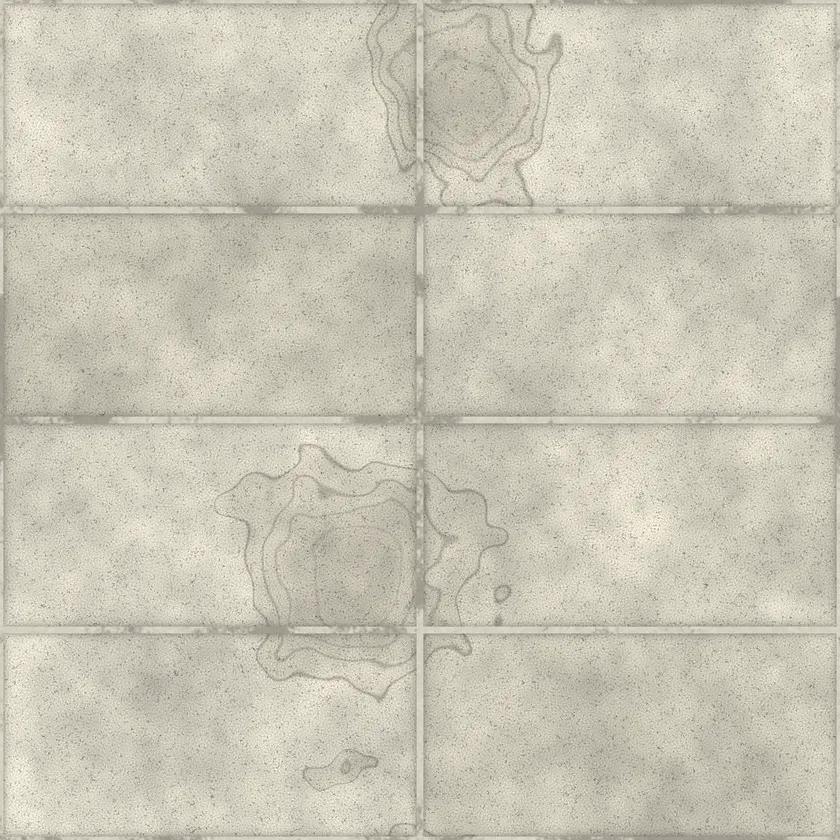
#> input picture site/beta/assets/CeilingTile_color-1024.815bdc2faf.webp, 840 x 840 px, shrunk from 1024 x 1024 before the run
$ python r3_grid.py ../../../../../../site/beta/assets/CeilingTile_color-1024.815bdc2faf.webp ../../../../../../site/beta/assets/CeilingTile_color-1024.fead5edfca.webp 5
#> lines starting #> are read from the running program, lines starting #| are printed output that depends on the picture
# usage: r3_grid.py <in.png> <out.jpg> <step> [x0 y0 x1 y1]   draws a labelled grid (optionally on a crop, labels in full-image coords)
import sys
from PIL import Image, ImageDraw, ImageFont
src, out, step = sys.argv[1], sys.argv[2], int(sys.argv[3])
im = Image.open(src).convert('RGB')
#> im is the input picture: PIL image 840x840 RGB; mean R, G, B 202.7, 198.3, 182.6
ox = oy = 0
if len(sys.argv) > 4:
    x0, y0, x1, y1 = map(int, sys.argv[4:8]); im = im.crop((x0, y0, x1, y1)); ox, oy = x0, y0
d = ImageDraw.Draw(im); f = ImageFont.load_default(size=18)
w, h = im.size
#> w = 840; h = 840
for x in range(((ox // step) + 1) * step - ox, w, step):
    d.line([(x, 0), (x, h)], fill=(0, 255, 255), width=1)
    for yy in range(0, h, step*3): d.text((x+2, yy+2), str(x+ox), fill=(255, 255, 0), font=f)
for y in range(((oy // step) + 1) * step - oy, h, step):
    d.line([(0, y), (w, y)], fill=(0, 255, 255), width=1)
    for xx in range(0, w, step*3): d.text((xx+2, y+2), str(y+oy), fill=(255, 128, 255), font=f)
im.save(out, quality=88)
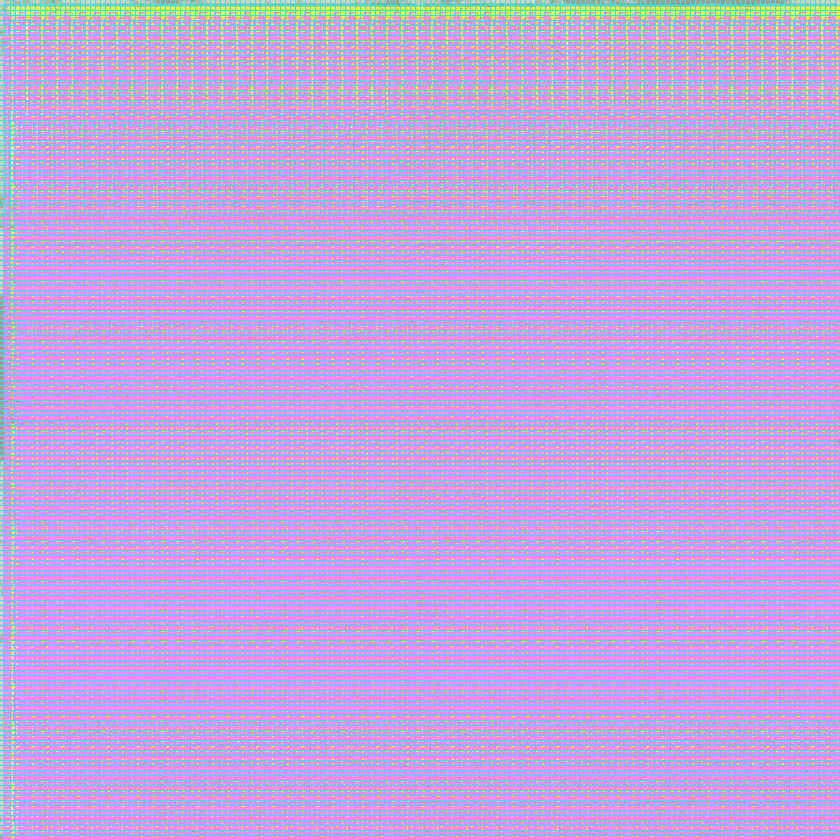
#> saved as CeilingTile_color-1024.fead5edfca.webp: PIL image 840x840 RGB; mean R, G, B 198.5, 166.7, 234.4
